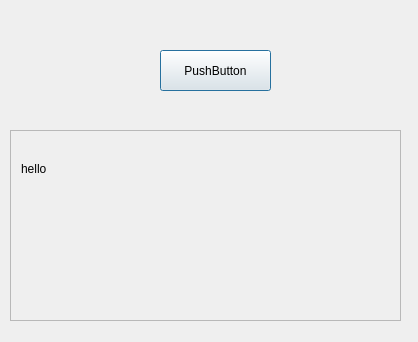
<?xml version="1.0" encoding="UTF-8"?>
<ui version="4.0">
    <class>Dialog</class>
    <widget class="QDialog" name="Dialog">
        <property name="geometry">
            <rect>
                <x>0</x>
                <y>0</y>
                <width>418</width>
                <height>342</height>
            </rect>
        </property>
        <property name="windowTitle">
            <string>Dialog</string>
        </property>
        <widget class="QScrollArea" name="scrollArea">
            <property name="geometry">
                <rect>
                    <x>10</x>
                    <y>130</y>
                    <width>391</width>
                    <height>191</height>
                </rect>
            </property>
            <property name="widgetResizable">
                <bool>true</bool>
            </property>
            <widget class="QWidget" name="scrollAreaWidgetContents">
                <property name="geometry">
                    <rect>
                        <x>0</x>
                        <y>0</y>
                        <width>389</width>
                        <height>189</height>
                    </rect>
                </property>
                <widget class="QLabel" name="label">
                    <property name="geometry">
                        <rect>
                            <x>10</x>
                            <y>30</y>
                            <width>57</width>
                            <height>16</height>
                        </rect>
                    </property>
                    <property name="text">
                        <string>hello</string>
                    </property>
                </widget>
            </widget>
        </widget>
        <widget class="QPushButton" name="pushButton">
            <property name="geometry">
                <rect>
                    <x>160</x>
                    <y>50</y>
                    <width>111</width>
                    <height>41</height>
                </rect>
            </property>
            <property name="minimumSize">
                <size>
                    <width>0</width>
                    <height>0</height>
                </size>
            </property>
            <property name="sizeIncrement">
                <size>
                    <width>100</width>
                    <height>100</height>
                </size>
            </property>
            <property name="baseSize">
                <size>
                    <width>100</width>
                    <height>100</height>
                </size>
            </property>
            <property name="text">
                <string>PushButton</string>
            </property>
        </widget>
    </widget>
    <resources/>
    <connections/>
</ui>
